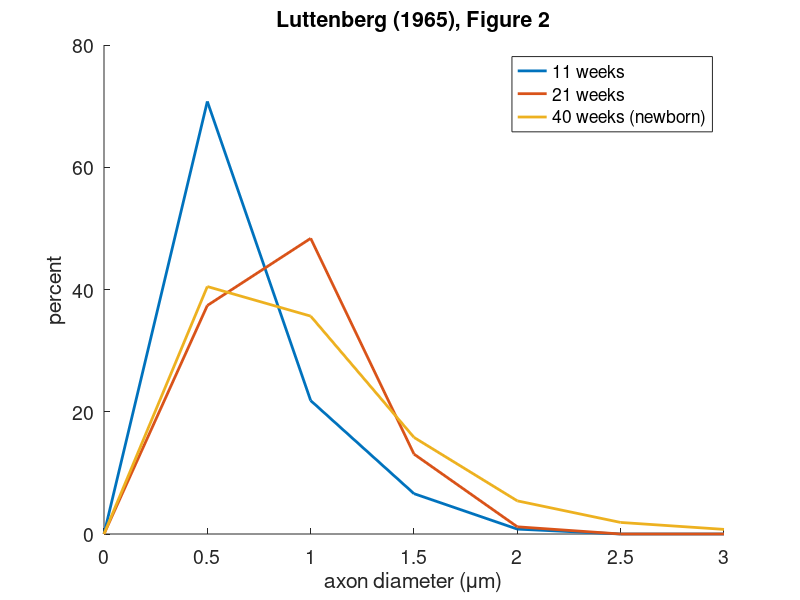
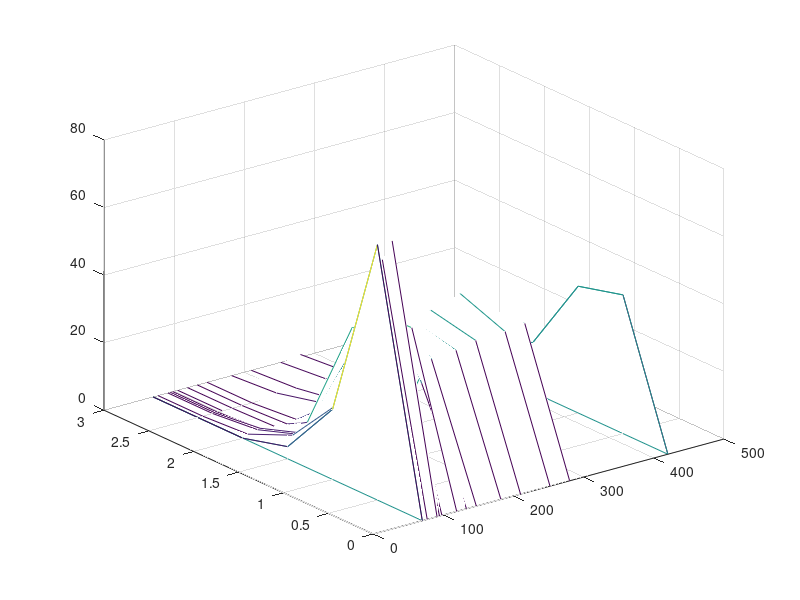

Recreate these plots in MATLAB, in order.
% abc
lut_dir = fileparts(which(mfilename));
data_file = fullfile(lut_dir, [mfilename '.mat']);

if exist(data_file, 'file')
    load(data_file);

else

    lut_table1_age = [[10 11 13 13.5 14 15 17 19 21 26 30 36 40]*7 (9*30+[3 5]*30)];
    lut_table1_crlen = [53 62 89 102 110 124 149 175 200 250 290 330 365 nan nan];
    lut_table1_density = [24 32 37 44 49 52 62 65 65 65 62 62 61 59 59
                24 31 33 42 49 53 62 65 65 65 62 61 61 59 59
                24 33 36 42 50 52 62 65 65 65 62 61 60 59 59];
    %lut_table2_area = [nan nan nan 0.5 1.275 5.108 4.97 6.161 11.25 20.093 24.462 48.608 57.87 53.37 66.78
    %          nan nan nan 0.66 3.150 3.784 6.334 15.634 13.265 26.575 34.434 44.527 60.086 70.684 70.394
    %          nan nan nan .425 2.5515 0.945 4.16 5.338 9.158 14.669 26.664 24.304 49.66 44.44 57.78
    %          .05408 .097344 1.563 2.5 10.204 13.23 19.39 35.552 40.816 75.548 106.656 145.824 206.6 217.756 244.42]; 
    %           
    %correct by /0.7?
    %lut_table2_naxons = [nan nan nan 0.220 0.629 2.640 3.063 4.005 7.307 13.011 15.228 29.991 35.110 31.424 39.373
    %                   nan nan nan 0.660 3.150 3.784 6.334 15.634 13.265 26.575 34.434 44.527 60.086 70.684 70.394
    %                   nan nan nan 0.179 1.271 0.489 2.560 3.466 5.958 9.516 16.505 14.825 30.005 26.357 34.159
    %                   0.013 0.031 0.554 1.059 5.05 6.913 11.957 23.105 26.530 49.102 66.167 89.343 125.200 128.465 143.926];

    lut_table2_areas = [nan nan nan 0.05408;
                    nan nan nan 0.097344;
                    nan nan nan 1.563;
                    0.5 1.575 0.425 2.5;
                    1.275 6.3775 2.5515 10.204;
                    5.108 7.177 0.945 13.230;
                    4.97 10.26 4.16 19.39;
                    6.161 24.053 5.338 35.552;
                    11.25 20.408 9.158 40.816;
                    20.093 40.84 14.669 75.548
                    24.462 55.53 26.664 106.656;
                    48.608 72.912 24.304 145.824;
                    57.87 99.07 49.66 206.6;
                    53.37 119.946 44.44 217.756;
                    66.78 119.86 57.78 244.42];
    lut_table2_nfibers = 1E6*[nan nan nan 0.013;
                          nan nan nan 0.031;
                          nan nan nan 0.554;
                          .220 .660 .1798 1.059;
                          .629 3.150 1.271 5.050;
                          2.640 3.784 0.489 6.913;
                          3.063 6.334 2.560 11.957;
                          4.005 15.634 3.466 23.105;
                          7.307 13.265 5.958 26.530;
                          13.011 26.575 9.516 49.102;
                          15.228 34.434 16.505 66.167;
                          29.991 44.527 14.825 89.343;
                          35.110 60.086 30.005 125.200;
                          31.424 70.684 26.357 128.465;
                          39.373 70.394 34.159 143.926];

    lut_table3_diameters = [0.5 1.0 1.5 2.0 2.5 3.0];
    lut_table3_genu = [66.5 30.5 3 0 0 0;
                   62.5 23.6 11.5 2.4 0 0;
                   77.5 16.1 5 1.4 0 0;
                   52.2 31.7 13.2 2.9 0 0;
                   47.9 41.2 8.1 2.8 0 0;
                   52.7 39.6 6.5 1.2 0 0 ;
                   45 49.9 4.6 0.5 0 0;
                   46.7 50.8 2.2 0.3 0 0;
                   38.1 49.5 11.9 0.5 0 0;
                   38.5 41.5 16.1 2.9 1 0;
                   37.7 39.1 18.4 4 0.8 0;
                   42.4 46.8 9.2 1.2 0.4 0;
                   28.4 33.2 27.1 8.2 2.8 0.3;
                   35.4 36.3 15.2 8.1 3.5 1.5;
                   37.7 40.4 15.1 5 1.3 0.5];
    lut_table3_truncus = [82 16 2 0 0 0;
                      74.3 20.2 5.5 0 0 0;
                      76.4 18.1 4.7 0.8 0 0;
                      55.6 38.4 4.5 1.5 0 0;
                      42 45.4 11.9 0.7 0 0;
                      62.6 35.4 1.6 0.4 0 0;
                      49.1 48 2.7 0.2 0 0;
                      26.2 64 8.9 0.9 0 0;
                      38.6 49.7 10.7 1 0 0;
                      38 40.9 15.2 4.9 1 0 ;
                      39.7 43.3 13.6 2.7 0.7 0;
                      37.7 43.3 12 5.1 1.9 0;
                      53 38.2 7.5 1.1 0.2 0;
                      26.7 51.3 16.5 4.9 0.6 0;
                      44.5 37.9 10.8 5.3 1 0.5];
    lut_table3_splenium = [78.4 15.8 5.8 0 0 0;
                       75.5 21.7 2.8 0 0 0;
                       72.7 17.4 8.1 1.8 0 0;
                       65 30.8 4 0.2 0 0;
                       56.5 39.6 3.2 0.7 0 0;
                       nan nan nan nan 0 0;
                       50.1 45.2 3.9 0.8 0 0;
                       34.7 57.4 7.8 0.1 0 0;
                       33.8 44 19.8 2.4 0 0;
                       37.3 39.6 18.3 4 0.8 0;
                       40.3 42.9 12.5 3.1 1.2 0;
                       39.9 45.1 12 2 1 0;
                       29.6 33.4 19.2 10.8 4.2 2.8;
                       nan nan nan nan nan nan;
                       37.8 33.4 23.2 4.2 1.1 0.3];

    %validate data

    % Figure 2
    lut_subj_idx = [2 9 13];
    lut_area_proportions = lut_table2_areas(:,1:3)./repmat(lut_table2_areas(:,4),[1 3]);
    lut_area_proportions(isnan(lut_area_proportions)) = 1/3;
    lut_distn = lut_table3_genu.*repmat(lut_area_proportions(:,1),[1 size(lut_table3_genu,2)]) ...
            + lut_table3_truncus.*repmat(lut_area_proportions(:,2),[1 size(lut_table3_truncus,2)]) ...
            + lut_table3_splenium.*repmat(lut_area_proportions(:,3),[1 size(lut_table3_splenium,2)]);

    lut_density = sum(lut_area_proportions.*lut_table1_density', 2);

    % Reproduce figure 2
    figure; set(gca, 'FontSize', 14);
    title('Luttenberg (1965), Figure 2');
    hold on;
    plot([0 lut_table3_diameters], [zeros(length(lut_subj_idx),1) lut_distn(lut_subj_idx,:)]', 'LineWidth', 2);
    legend({'11 weeks','21 weeks','40 weeks (newborn)'})
    xlabel('axon diameter ({\mu}m)'); ylabel('percent');
    
    % Show all, as a waterfall plot
    [Y,X] = meshgrid([0 lut_table3_diameters], lut_table1_age);
    figure;
    waterfall(X,Y,[zeros(size(lut_distn,1),1) lut_distn]);

    vars = who('lut_*');
    save(data_file, vars{:});
end;

